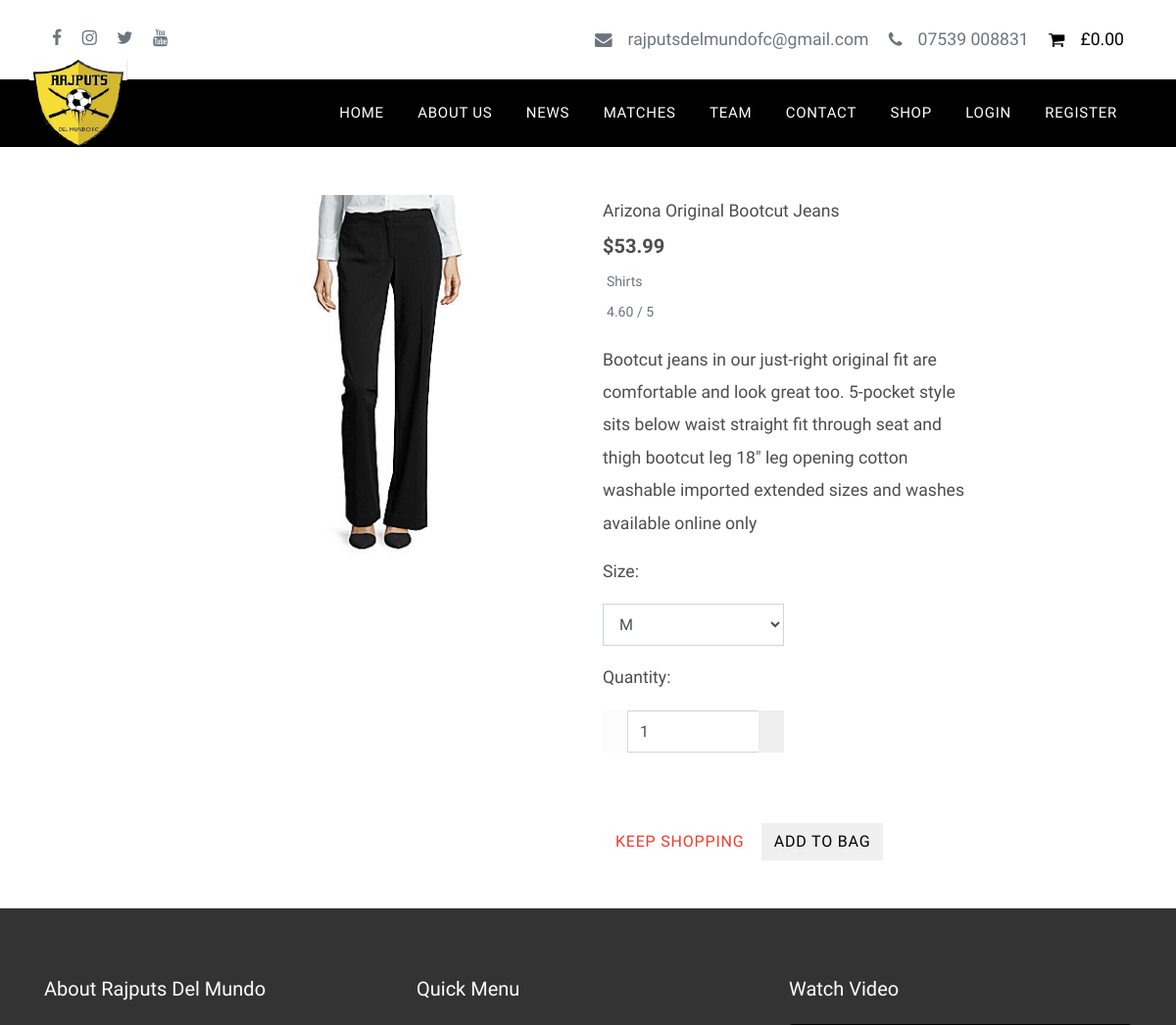
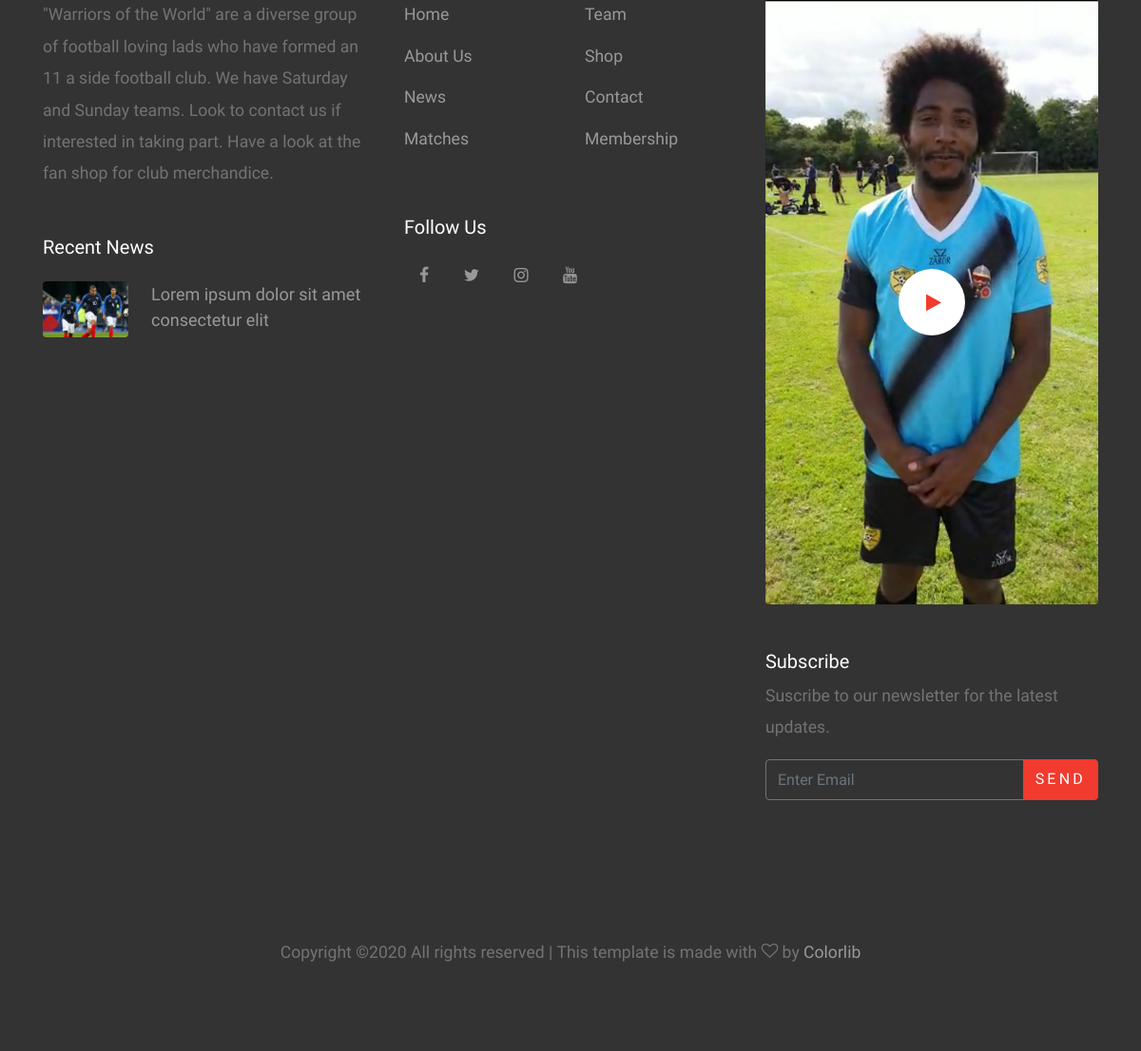
/products/1, run on the app's committed database (2 pictures, top to bottom).
### products/models.py (models this page shows, shortened)
class Product(models.Model):
    category = models.ForeignKey('Category', null=True, blank=True, on_delete=models.SET_NULL)
    sku = models.CharField(max_length=254, null=True, blank=True)
    name = models.CharField(max_length=254)
    description = models.TextField()
    has_sizes = models.BooleanField(default=False, null=True, blank=True)
    price = models.DecimalField(max_digits=6, decimal_places=2)
    rating = models.DecimalField(max_digits=6, decimal_places=2, null=True, blank=True)
    image_url = models.URLField(max_length=1024, null=True, blank=True)
    image = models.ImageField(null=True, blank=True)

class Category(models.Model):
    class Meta:
        verbose_name_plural = 'Categories'
    name = models.CharField(max_length=254)
    friendly_name = models.CharField(max_length=254, null=True, blank=True)

### products/views.py (the view)
# urls.py: path('<product_id>', views.product_detail, name='product_detail'),
def product_detail(request, product_id):
    product = get_object_or_404(Product, pk=product_id)
    context = {
        'product': product,
    }
    return render(request, 'products/product_detail.html', context)

### bag/contexts.py (called while the page is built, shortened)
def bag_contents(request):
    bag_items = []
    total = 0
    product_count = 0
    bag = request.session.get('bag', {})
    if total < settings.FREE_DELIVERY_THRESHOLD:
        delivery = total * Decimal(settings.STANDARD_DELIVERY_PERCENTAGE / 100)
        free_delivery_delta = settings.FREE_DELIVERY_THRESHOLD - total
    else:
        delivery = 0
        free_delivery_delta = 0
    grand_total = delivery + total
    context = {
        'bag_items': bag_items,
        'total': total,
        'product_count': product_count,
        'delivery': delivery,
        'free_delivery_delta': free_delivery_delta,
        'free_delivery_threshold': settings.FREE_DELIVERY_THRESHOLD,
        'grand_total': grand_total,
    }
    return context

### products/templates/products/product_detail.html (shortened to what this page needs)
{% extends "base.html" %}
{% load static %}
{% block page_header %}
    <div class="container header-container">
        <div class="row">
            <div class="col"></div>
        </div>
    </div>
{% endblock %}
{% block content %}
    <div class="container-fluid">
        <div class="row">
            <div class="col-12 col-md-6 col-lg-4 offset-lg-2">
                <div class="image-container my-5">
                    {% if product.image %}
                        <a href="{{ product.image.url }}" target="_blank">
                            <img class="card-img-top img-fluid" src="{{ product.image.url }}" alt="{{ product.name }}">
                        </a>
                        {% else %}
                        <a href="">
                            <img class="card-img-top img-fluid" src="{{ MEDIA_URL }}noimage.png" alt="{{ product.name }}">
                        </a>
                    {% endif %}
                </div>
            </div>
            <div class="col-12 col-md-6 col-lg-4">
                <div class="product-details-container mb-5 mt-md-5">
                    <p class="mb-0">{{ product.name }}</p>
                    <p class="lead mb-0 text-left font-weight-bold">${{ product.price }}</p>
                    {% if product.category %}
                    <p class="small mt-1 mb-0">
                        <a class="text-muted" href="{% url 'products' %}?category={{ product.category.name }}">
                            {{ product.category.friendly_name }}
                        </a>
                    </p>
                    {% endif %}
                    {% if product.rating %}
                        <small class="text-muted">{{ product.rating }} / 5</small>
                    {% else %}
                        <small class="text-muted">No Rating</small>
                    {% endif %}
                    <p class="mt-3">{{ product.description }}</p>
                    <form class="form" action="{% url 'add_to_bag' product.id %}" method="POST">
                        <div class="form-row">
                            {% with product.has_sizes as s %}
                            {% if s %}
                                <div class="col-12">
                                    <p><strong>Size:</strong></p>
                                    <select class="form-control rounded-0 w-50" name="product_size" id='id_product_size'>
                                        <option value="m" selected>M</option>
                                    </select>
                                </div>
                            {% endif %}
                            <div class="col-12">
                                <p class="mt-3"><strong>Quantity:</strong></p>
                                <div class="form-group w-50">
                                    <div class="input-group">
                                        <div class="input-group-prepend">
                                            <button class="decrement-qty btn btn-black rounded-0"
                                                data-item_id="{{ product.id }}" id="decrement-qty_{{ product.id }}">
                                            </button>
                                        </div>
                                        <input class="form-control qty_input" type="number"
                                            name="quantity" value="1" min="1" max="99"
                                            data-item_id="{{ product.id }}"
                                            id="id_qty_{{ product.id }}">
                                        <div class="input-group-append">
                                            <button class="increment-qty btn btn-black rounded-0"
                                                data-item_id="{{ product.id }}" id="increment-qty_{{ product.id }}">
                                            </button>
                                        </div>
                                    </div>
                                </div>
                            </div>
                            <div class="col{% if s %}-12 mt-2{% endif %}">
                                <a href="{% url 'products' %}" class="btn btn-outline-black rounded-0 mt-5">
                                    <span class="text-uppercase">Keep Shopping</span>
                                </a>
                                <input type="submit" class="btn btn-black rounded-0 text-uppercase mt-5" value="Add to Bag">
                            </div>
                            {% endwith %}
                        </div>
                    </form>
                </div>
            </div>
        </div>
    </div>
{% endblock %}

### static/css/style.css (style rules this page uses)
body { line-height: 1.9; color: #4d4d4d; font-weight: 300; font-size: 1.1rem; }
a { -webkit-transition: .3s all ease; -o-transition: .3s all ease; transition: .3s all ease; }
.btn { text-transform: uppercase; position: relative; -webkit-transition: 0.2s all ease-in-out !important; -o-transition: 0.2s all ease-in-out !important; transition: 0.2s all ease-in-out !important; top: 0; letter-spacing: .05em; }
.form-control { height: 43px; }

### data on the page
Product: image (picture), name "Arizona Original Bootcut Jeans", price "53.99", category.friendly_name "Shirts", rating "4.60", description "Bootcut jeans in our just-right original fit are comfortable and look great too. 5-pocket style sits below waist straight fit through seat and thigh bootcut leg 18\" leg opening cotton washable imported extended sizes and washes available online only", quantity "1"
